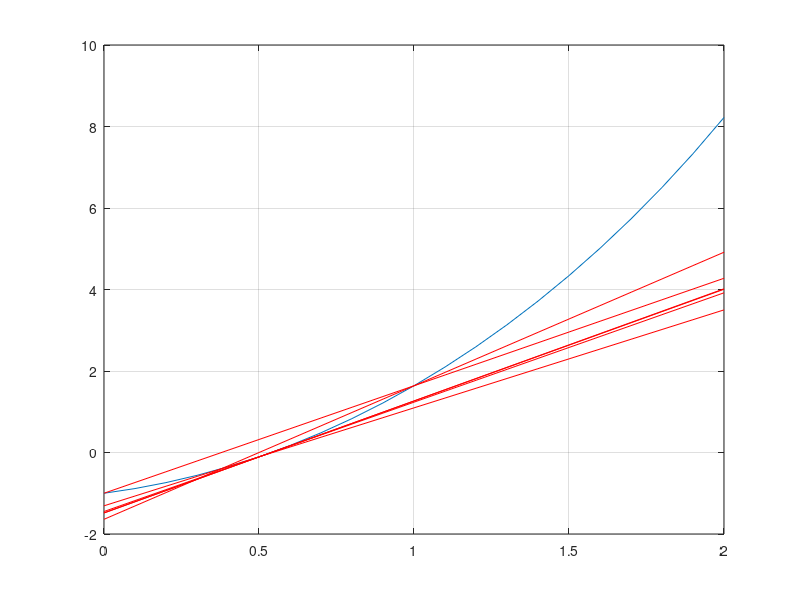

MATLAB code to generate this figure:
% Algoritmo da Secante
% para encontrar raizes
% da funcao f(x) = e^x - 2 * cos(x)
% no intervalo [0, 2]

function secante
    clear
    clc
    format long

    a = 0;
    b = 2;

    x = [a:0.1:b];
    y = f(x);

    plot(x,y)
    grid
    hold on

    x0 = 0;  % estimativa inicial
    x1 = 1;

    i = 0;  % numero de iteracoes

    prec = 10^-10;

    f0 = f(x0);
    f1 = f(x1);

    while (abs(f1) > prec)
        ++i;

        r = f0 + ((f1 - f0)/(x1-x0)) * (x-x0);  % reta secante em x0
        plot(x,r, 'r')
        hold on

        xi = x1 - ((x1 - x0) * f1)/(f1 - f0);

        x0 = x1;
        f0 = f1;

        x1 = xi;
        f1 = f(x1);
    endwhile

    iteracoes = i
    raiz = xi
    precisao = abs(f1)
endfunction


function f = f(x)
    f = exp(x) - 2 * cos(x);
endfunction
